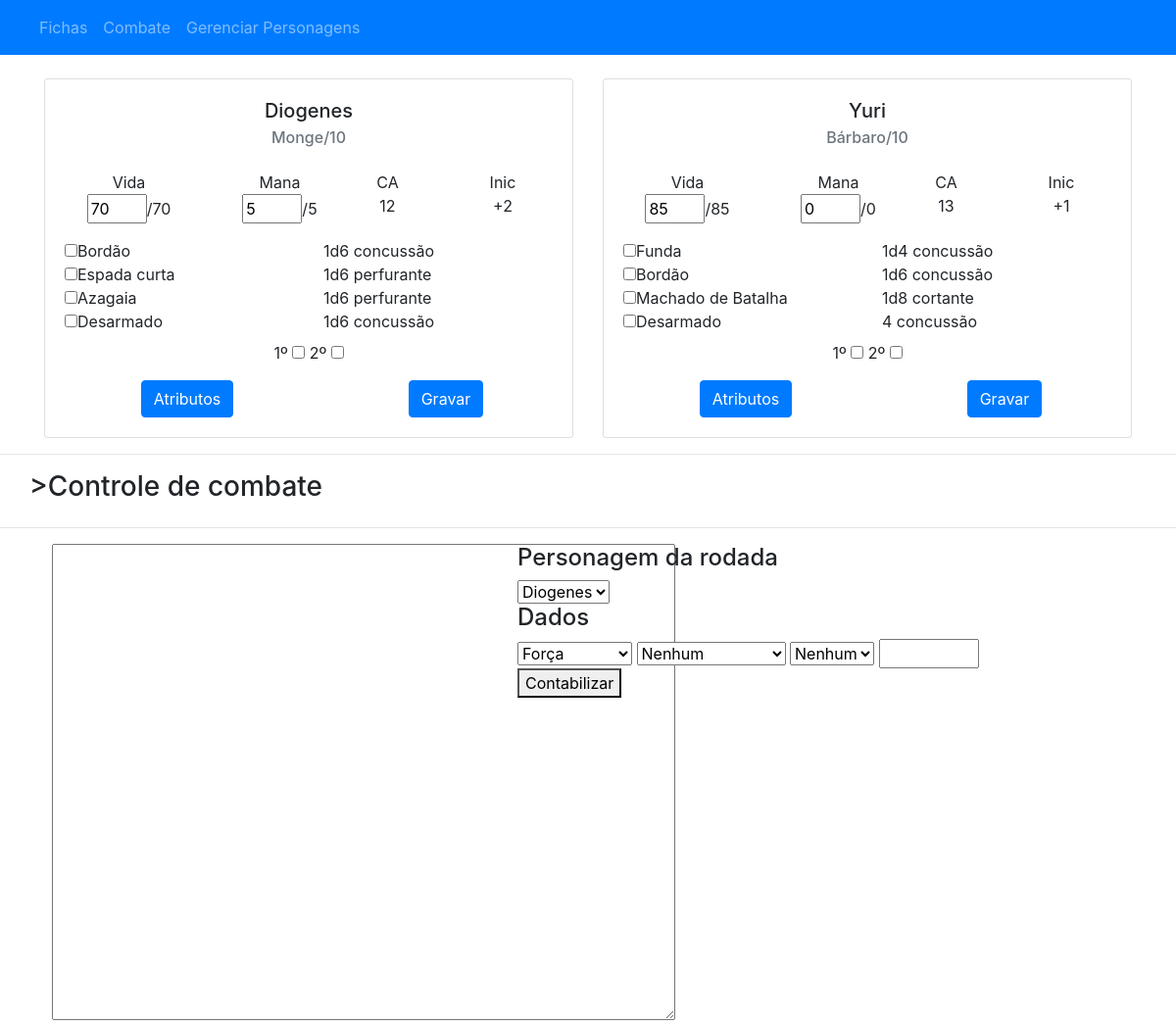
The page /combate.php on the database its author committed.
### tables this page shows
CREATE TABLE `personagem` (
  `id_personagem` int(100) NOT NULL,
  `nome` varchar(50) NOT NULL,
  `class` varchar(40) NOT NULL,
  `nivel` int(2) NOT NULL,
  `armadura` int(2) NOT NULL,
  `iniciativa` int(2) NOT NULL,
  `deslocamento` int(2) NOT NULL,
  `bonus` int(2) NOT NULL,
  `forca` int(2) NOT NULL,
  `destreza` int(2) NOT NULL,
  `constituicao` int(2) NOT NULL,
  `inteligencia` int(2) NOT NULL,
  `sabedoria` int(2) NOT NULL,
  `carisma` int(2) NOT NULL,
  `vida` int(10) NOT NULL,
  `vida_atual` int(10) NOT NULL,
  `mana` int(10) NOT NULL,
  `mana_atual` int(10) NOT NULL
);

CREATE TABLE `armaspersonagem` (
  `id_personagem` int(10) NOT NULL,
  `armadura_atual` varchar(30) DEFAULT NULL,
  `arma` varchar(30) DEFAULT NULL,
  `arma2` varchar(30) DEFAULT NULL,
  `arma3` varchar(30) DEFAULT NULL,
  `arma4` varchar(30) DEFAULT NULL,
  `itens` text DEFAULT NULL,
  `escudo` int(1) DEFAULT NULL
);

CREATE TABLE `armas` (
  `nome_arma` varchar(50) NOT NULL,
  `preco` int(4) NOT NULL,
  `dano` varchar(50) NOT NULL,
  `peso` double(2,1) NOT NULL,
  `propriedades` varchar(100) NOT NULL
);

### personagensCombate.php (the view, shortened to what this page needs)
<?php
    include "conection.php";
    $sql = "SELECT * FROM personagem
    INNER JOIN pericias ON personagem.id_personagem = pericias.id_personagem
    INNER JOIN armaspersonagem ON personagem.id_personagem = armaspersonagem.id_personagem";
    $result = $con->query($sql);
    $qtd = $result->num_rows;
    if ($qtd > 0) {
    while($row = $result->fetch_assoc()) {
?>
<div class="col-6">
    <div class="card-deck">
        <div class="card text-center">
        <div class="card-body">
        <h5 class="card-title"><?php echo $row['nome']; ?></h5>
        <h6 class="card-subtitle mb-4 text-muted"><?php echo $row['class']; ?>/<?php echo $row['nivel']; ?></h6>
        <div class="row pl-0">
            <div class="col-4 pl-0">
                <div>Vida</div>
                <div><input type="text" name="vida_atual" size="1" value="<?php echo $row['vida_atual']; ?>">/<?php echo $row['vida']; ?></div>
            </div>
            <div class="col-3 pl-0">
                <div>Mana</div>
                <div><input type="text" name="mana_atual" size="1" value="<?php echo $row['mana_atual']; ?>">/<?php echo $row['mana']; ?></div>
            </div>
            <div class="col-2 pl-0">
                <div>CA</div>
                <div><?php echo $row['armadura']; ?></div>
            </div>
            <div class="col-3 pr-0 pl-0">
                <div>Inic</div>
                <div>+<?php echo $row['iniciativa']; ?></div>
            </div>
        </div>
        <div class="row mt-3">
            <div class="col-6 text-left">
                <?php if($row['arma'] == "nenhuma"){}else{?>
                <input type="checkbox"><?php echo $row['arma'];?><br>
                <?php }if($row['arma2'] == "nenhuma"){}else{?>
                <input type="checkbox"><?php echo $row['arma2'];?><br>
                <?php }if($row['arma3'] == "nenhuma"){}else{?>
                <input type="checkbox"><?php echo $row['arma3'];?><br>
                <?php }if($row['arma4'] == "nenhuma"){}else{?>
                <input type="checkbox"><?php echo $row['arma4'];?><br>
                <?php } ?>
                <input type="checkbox">Desarmado<br>
            </div>
            <div class="col-6 text-left">
                <?php if($row['arma'] == "nenhuma"){}else{?>
                <?php $arma = $row['arma']; if($arma == "nenhuma"){echo "";}else{$sql = "SELECT * FROM armas WHERE nome_arma = '$arma'";$selecao = $con->query($sql); $dano =  $selecao->fetch_assoc(); echo $dano['dano'];}?><br>
                <?php }if($row['arma2'] == "nenhuma"){}else{?>
                <?php $arma = $row['arma2']; if($arma == "nenhuma"){echo "";}else{$sql = "SELECT * FROM armas WHERE nome_arma = '$arma'";$selecao = $con->query($sql);$dano =  $selecao->fetch_assoc(); echo $dano['dano'];}?><br>
                <?php }if($row['arma3'] == "nenhuma"){}else{?>
                <?php $arma = $row['arma3']; if($arma == "nenhuma"){echo "";}else{$sql = "SELECT * FROM armas WHERE nome_arma = '$arma'";$selecao = $con->query($sql);$dano =  $selecao->fetch_assoc(); echo $dano['dano'];}?><br>
                <?php }if($row['arma4'] == "nenhuma"){}else{?>
                <?php
                    }if($row['class'] == "Monge"){
                        if($row['nivel'] <= 5){
                            echo "1d4 concussão";
                        }else if($row['nivel'] <= 10){
                            echo "1d6 concussão";
                        }else if($row['nivel'] <= 16){
                            echo "1d8 concussão";
                        }else{
                            echo "1d10 concussão";
                        }
                    }else{
                        echo 1+floor(((int)$row['forca']-10)/2)." concussão";
                    }
                ?>
            </div>
        </div>
        <div class="row mt-2 text-center">
            <div class="col-12">
                <?php
                    for($i = 1; $i <= $qtd; $i++){
                        ?>
                            <?php echo $i; ?>º <input type="checkbox">
                        <?php
                    }
                ?>
            </div>
        </div>
        <div class="row mt-3 text-center">
            <div class="col-6">
                <button type="button" class="btn btn-primary ml-3" data-toggle="modal" data-target="#exampleModalLong<?php echo $row['id_personagem']; ?>">
                    Atributos
                </button>
            </div>
            <div class="col-6">
                <button type="button" class="btn btn-primary ml-3">
                    Gravar
                </button>
            </div>
        </div>
        </div>
        </div>
    </div>
</div>
<?php
 }
}
?>

### rows shown on the page
personagem: nome "Diogenes", class "Monge", nivel "10", vida_atual "70", vida "70", mana_atual "5", mana "5", armadura "12", iniciativa "2", armaspersonagem.arma "Bordão", armaspersonagem.arma2 "Espada curta", armaspersonagem.arma3 "Azagaia", armas.dano "1d6 concussão", armas.dano "1d6 perfurante"
personagem: nome "Yuri", class "Bárbaro", nivel "10", vida_atual "85", vida "85", mana_atual "0", mana "0", armadura "13", iniciativa "1", armaspersonagem.arma "Funda", armaspersonagem.arma2 "Bordão", armaspersonagem.arma3 "Machado de Batalha", armas.dano "1d4 concussão", armas.dano "1d6 concussão", armas.dano "1d8 cortante", 1+floor(((int)$row['forca']-10)/2) "4"

### other values the page prints
form field value "Diogenes"
